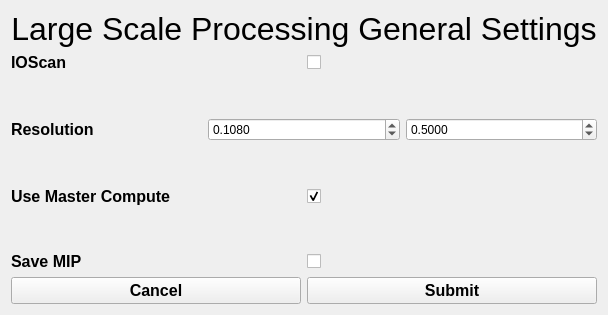
     <widget class="QWidget" name="General">
      <attribute name="title">
       <string>General</string>
      </attribute>
      <layout class="QGridLayout" name="gridLayout_2">
       <item row="0" column="0">
        <layout class="QVBoxLayout" name="verticalLayout">
         <item>
          <layout class="QHBoxLayout" name="horizontalLayout">
           <item>
            <widget class="QLabel" name="largeSclaeProcessingSettingsLabel">
             <property name="font">
              <font>
               <pointsize>24</pointsize>
              </font>
             </property>
             <property name="text">
              <string>Large Scale Processing General Settings</string>
             </property>
             <property name="alignment">
              <set>Qt::AlignCenter</set>
             </property>
            </widget>
           </item>
          </layout>
         </item>
        </layout>
       </item>
       <item row="1" column="0">
        <layout class="QVBoxLayout" name="verticalLayout_3">
         <property name="bottomMargin">
          <number>0</number>
         </property>
         <item>
          <layout class="QHBoxLayout" name="horizontalLayout_7"/>
         </item>
         <item>
          <layout class="QHBoxLayout" name="horizontalLayout_9">
           <property name="leftMargin">
            <number>0</number>
           </property>
           <item>
            <layout class="QHBoxLayout" name="horizontalLayout_13">
             <item>
              <widget class="QLabel" name="ioScanLabel">
               <property name="font">
                <font>
                 <pointsize>12</pointsize>
                 <bold>true</bold>
                </font>
               </property>
               <property name="text">
                <string>IOScan</string>
               </property>
              </widget>
             </item>
             <item>
              <widget class="QCheckBox" name="ioScanCheckBox">
               <property name="text">
                <string/>
               </property>
              </widget>
             </item>
            </layout>
           </item>
          </layout>
         </item>
         <item>
          <spacer name="verticalSpacer_3">
           <property name="orientation">
            <enum>Qt::Vertical</enum>
           </property>
           <property name="sizeHint" stdset="0">
            <size>
             <width>20</width>
             <height>40</height>
            </size>
           </property>
          </spacer>
         </item>
         <item>
          <layout class="QHBoxLayout" name="horizontalLayout_14">
           <property name="leftMargin">
            <number>0</number>
           </property>
           <item>
            <layout class="QHBoxLayout" name="horizontalLayout_16">
             <item>
              <widget class="QLabel" name="resolutionLabel">
               <property name="font">
                <font>
                 <pointsize>12</pointsize>
                 <bold>true</bold>
                </font>
               </property>
               <property name="text">
                <string>Resolution</string>
               </property>
              </widget>
             </item>
             <item>
              <widget class="QDoubleSpinBox" name="resolutionXYPixelSizeSpinBox">
               <property name="enabled">
                <bool>true</bool>
               </property>
               <property name="decimals">
                <number>4</number>
               </property>
               <property name="maximum">
                <double>2000000000.000000000000000</double>
               </property>
               <property name="value">
                <double>0.108000000000000</double>
               </property>
              </widget>
             </item>
             <item>
              <widget class="QDoubleSpinBox" name="resolutionDZSpinBox">
               <property name="enabled">
                <bool>true</bool>
               </property>
               <property name="decimals">
                <number>4</number>
               </property>
               <property name="maximum">
                <double>2000000000.000000000000000</double>
               </property>
               <property name="value">
                <double>0.500000000000000</double>
               </property>
              </widget>
             </item>
            </layout>
           </item>
          </layout>
         </item>
         <item>
          <spacer name="verticalSpacer_4">
           <property name="orientation">
            <enum>Qt::Vertical</enum>
           </property>
           <property name="sizeHint" stdset="0">
            <size>
             <width>20</width>
             <height>40</height>
            </size>
           </property>
          </spacer>
         </item>
         <item>
          <layout class="QHBoxLayout" name="horizontalLayout_32">
           <item>
            <layout class="QHBoxLayout" name="horizontalLayout_34">
             <item>
              <widget class="QLabel" name="masterComputeLabel">
               <property name="font">
                <font>
                 <pointsize>12</pointsize>
                 <bold>true</bold>
                </font>
               </property>
               <property name="text">
                <string>Use Master Compute</string>
               </property>
              </widget>
             </item>
             <item>
              <widget class="QCheckBox" name="masterComputeCheckBox">
               <property name="text">
                <string/>
               </property>
               <property name="checked">
                <bool>true</bool>
               </property>
               <property name="tristate">
                <bool>false</bool>
               </property>
              </widget>
             </item>
            </layout>
           </item>
          </layout>
         </item>
         <item>
          <spacer name="verticalSpacer_11">
           <property name="orientation">
            <enum>Qt::Vertical</enum>
           </property>
           <property name="sizeHint" stdset="0">
            <size>
             <width>20</width>
             <height>40</height>
            </size>
           </property>
          </spacer>
         </item>
         <item>
          <layout class="QHBoxLayout" name="horizontalLayout_39">
           <item>
            <layout class="QHBoxLayout" name="horizontalLayout_40">
             <item>
              <widget class="QLabel" name="saveMIPLabel">
               <property name="font">
                <font>
                 <pointsize>12</pointsize>
                 <bold>true</bold>
                </font>
               </property>
               <property name="text">
                <string>Save MIP</string>
               </property>
              </widget>
             </item>
             <item>
              <widget class="QCheckBox" name="saveMIPCheckBox">
               <property name="text">
                <string/>
               </property>
              </widget>
             </item>
            </layout>
           </item>
          </layout>
         </item>
        </layout>
       </item>
       <item row="2" column="0">
        <layout class="QVBoxLayout" name="verticalLayout_2">
         <item>
          <layout class="QHBoxLayout" name="horizontalLayout_2">
           <item>
            <widget class="QPushButton" name="cancelButton">
             <property name="font">
              <font>
               <pointsize>12</pointsize>
               <bold>true</bold>
              </font>
             </property>
             <property name="text">
              <string>Cancel</string>
             </property>
            </widget>
           </item>
           <item>
            <widget class="QPushButton" name="submitButton">
             <property name="font">
              <font>
               <pointsize>12</pointsize>
               <bold>true</bold>
              </font>
             </property>
             <property name="text">
              <string>Submit</string>
             </property>
            </widget>
           </item>
          </layout>
         </item>
        </layout>
       </item>
      </layout>
     </widget>
